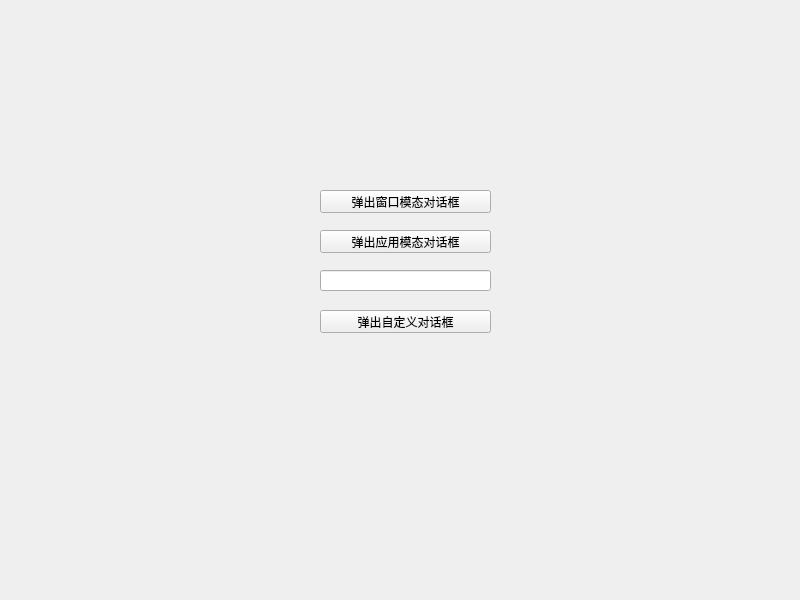
<?xml version="1.0" encoding="UTF-8"?>
<ui version="4.0">
 <class>ModelWidget</class>
 <widget class="QWidget" name="ModelWidget">
  <property name="geometry">
   <rect>
    <x>0</x>
    <y>0</y>
    <width>800</width>
    <height>600</height>
   </rect>
  </property>
  <property name="windowTitle">
   <string>ModelWidget</string>
  </property>
  <widget class="QPushButton" name="btnWindow">
   <property name="geometry">
    <rect>
     <x>320</x>
     <y>190</y>
     <width>171</width>
     <height>23</height>
    </rect>
   </property>
   <property name="text">
    <string>弹出窗口模态对话框</string>
   </property>
   <property name="checkable">
    <bool>true</bool>
   </property>
  </widget>
  <widget class="QPushButton" name="btnApp">
   <property name="geometry">
    <rect>
     <x>320</x>
     <y>230</y>
     <width>171</width>
     <height>23</height>
    </rect>
   </property>
   <property name="text">
    <string>弹出应用模态对话框</string>
   </property>
   <property name="checkable">
    <bool>true</bool>
   </property>
  </widget>
  <widget class="QLineEdit" name="lineEdit">
   <property name="geometry">
    <rect>
     <x>320</x>
     <y>270</y>
     <width>171</width>
     <height>21</height>
    </rect>
   </property>
  </widget>
  <widget class="QPushButton" name="btnCustom">
   <property name="geometry">
    <rect>
     <x>320</x>
     <y>310</y>
     <width>171</width>
     <height>23</height>
    </rect>
   </property>
   <property name="text">
    <string>弹出自定义对话框</string>
   </property>
   <property name="checkable">
    <bool>true</bool>
   </property>
   <property name="checked">
    <bool>false</bool>
   </property>
  </widget>
 </widget>
 <resources/>
 <connections/>
</ui>
